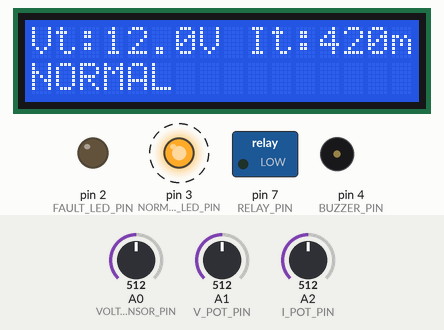
Recording of a sketch running on a simulated Arduino Uno, built with avr-gcc and run on an emulated ATmega328P. On the bench: 16×2 character LCD, switched loads named in the sketch (green lamp = pin HIGH), output pins drawn as LEDs (lit = HIGH), buzzer (waves = sounding, pin HIGH). Dashed ring = blinking. The test bench sets the inputs (shaded band); at power-on: A1 (V_POT_PIN) = 512, A2 (I_POT_PIN) = 512, A0 (VOLTAGE_SENSOR_PIN) = 512. What the sketch prints to the serial monitor is not drawn.

Above: at 1.2 s.
1.3 s: A1 (V_POT_PIN) set to 116
At 2.6 s:
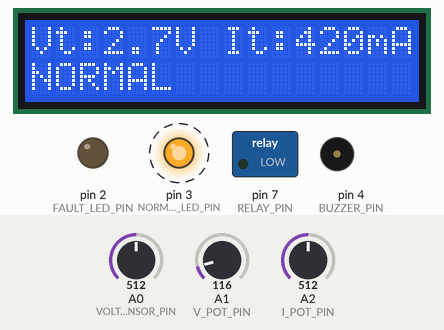
4.3 s: A1 (V_POT_PIN) set to 99
At 4.66 s:
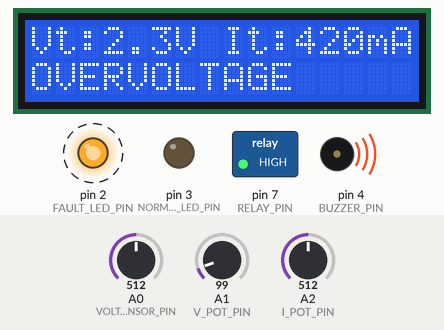
6.7 s: A2 (I_POT_PIN) set to 0
At 7.08 s:
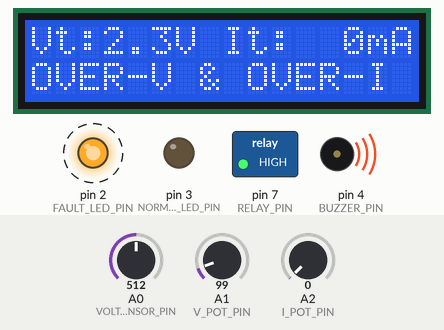
9.1 s: A0 (VOLTAGE_SENSOR_PIN) set to 493
10.6 s: A0 (VOLTAGE_SENSOR_PIN) set to 459
At 10.92 s:
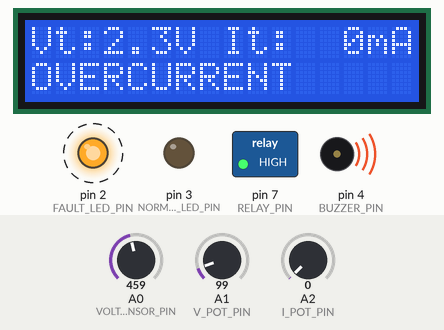
13.0 s: A1 (V_POT_PIN) set to 408
At 13.57 s:
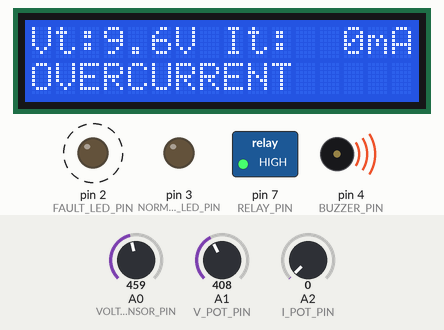
14.7 s: A1 (V_POT_PIN) set to 442
At 15.25 s:
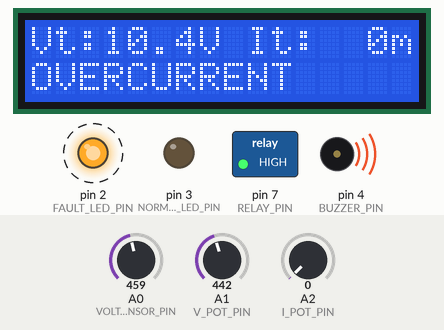
Timing chart, 0 to 18.1 s (numbered marks = the images above; inputs shaded):
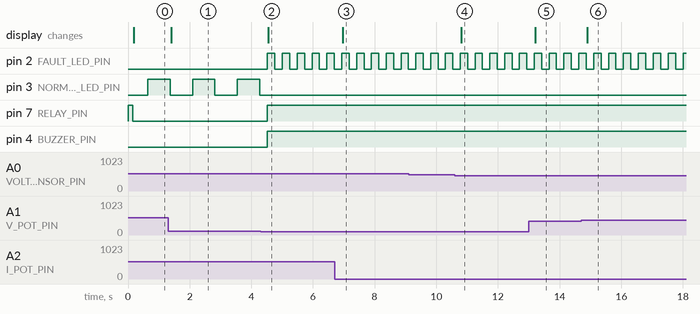

The sketch:

protection_circuit_src.ino
```cpp
#include <Wire.h>
#include <LiquidCrystal_I2C.h>

// LCD address to 0x20
LiquidCrystal_I2C lcd(0x20, 16, 2);

// Pin Definitions
const int VOLTAGE_SENSOR_PIN = A0;   // sensed voltage
const int V_POT_PIN          = A1;   // Voltage threshold potentiometer (0 - 2.5V)
const int I_POT_PIN          = A2;   // Current threshold potentiometer (0 - 2.5V)

const int RELAY_PIN          = 7;    // Relay cut-off output
const int FAULT_LED_PIN      = 2;    // Fault LED (RED)
const int NORMAL_LED_PIN     = 3;    // Normal LED (GREEN)
const int BUZZER_PIN         = 4;    // Buzzer pin

float threshold_voltage = 0.0;
float threshold_current = 0.0;

unsigned long previousMillis = 0;
bool ledState = LOW;

// Blink intervals
const long NORMAL_INTERVAL = 500; // Normal state
const long FAULT_INTERVAL  = 100; // Fault state

void setup() {
  // Output Pins
  pinMode(RELAY_PIN, OUTPUT);
  pinMode(FAULT_LED_PIN, OUTPUT);
  pinMode(NORMAL_LED_PIN, OUTPUT);
  pinMode(BUZZER_PIN, OUTPUT);

  // Input Pins
  pinMode(VOLTAGE_SENSOR_PIN, INPUT);
  pinMode(V_POT_PIN, INPUT);
  pinMode(I_POT_PIN, INPUT);

  // FORCE INITIAL LINE CUT-OFF ON BOOT
  digitalWrite(RELAY_PIN, HIGH);
  digitalWrite(FAULT_LED_PIN, LOW);
  digitalWrite(NORMAL_LED_PIN, LOW);
  digitalWrite(BUZZER_PIN, LOW);

  // Initialize LCD
  lcd.init();
  lcd.backlight();
  lcd.clear();

  Serial.begin(9600);
  Serial.println("System Initialized (Voltage & Current Protection Logic Active).");
}

void loop() {
  // Read A1 (0 - 2.5V expected) and scale to 0 - 12V threshold
  float vPotVoltage = analogRead(V_POT_PIN) * (5.00 / 1023.0);
  threshold_voltage = (vPotVoltage / 2.5) * 12.0;
  if (threshold_voltage > 12.0) threshold_voltage = 12.0;

  // Read A2 (0 - 2.5V expected) and scale to 0 - 420mA threshold
  float iPotVoltage = analogRead(I_POT_PIN) * (5.00 / 1023.0);
  threshold_current = (iPotVoltage / 2.5) * 420.0;
  if (threshold_current > 420.0) threshold_current = 420.0;

  // Read System Voltage
  float raw_voltage = analogRead(VOLTAGE_SENSOR_PIN);
  float voltage = raw_voltage * (5.00 / 1023.0);

  float current_mA = 0.0;

  Serial.print("Load Voltage: ");
  Serial.print(voltage, 2);
  Serial.print("V (Limit: ");
  Serial.print(threshold_voltage, 2);
  Serial.print("V) | Current Feed: ");
  Serial.print(current_mA, 1);
  Serial.print("mA (Limit: ");
  Serial.print(threshold_current, 1);
  Serial.println("mA)");

  // Check Fault Conditions
  bool voltageFault = (voltage >= threshold_voltage);
  bool currentFault = (current_mA >= threshold_current);
  bool isFault      = (voltageFault || currentFault);

  // LED blinking
  long currentInterval = isFault ? FAULT_INTERVAL : NORMAL_INTERVAL;
  unsigned long currentMillis = millis();
  if (currentMillis - previousMillis >= currentInterval) {
    previousMillis = currentMillis;
    ledState = !ledState;
  }

  // Relay, LED, and Buzzer Outputs
  if (isFault) {
    digitalWrite(RELAY_PIN, HIGH);          // Relay HIGH (Cut-off)
    digitalWrite(FAULT_LED_PIN, ledState);
    digitalWrite(NORMAL_LED_PIN, LOW);
    digitalWrite(BUZZER_PIN, HIGH);         // Buzzer HIGH during fault
  } else {
    digitalWrite(RELAY_PIN, LOW);           // Relay LOW
    digitalWrite(FAULT_LED_PIN, LOW);
    digitalWrite(NORMAL_LED_PIN, ledState);
    digitalWrite(BUZZER_PIN, LOW);          // Buzzer OFF during normal condition
  }

  // LCD Display
  lcd.setCursor(0, 0);
  lcd.print("Vt:");
  if (threshold_voltage < 10.0) lcd.print("");
  lcd.print(threshold_voltage, 1);
  lcd.print("V ");

  lcd.print("It:");
  if (threshold_current < 100.0) lcd.print(" ");
  if (threshold_current < 10.0) lcd.print(" ");
  lcd.print((int)threshold_current);
  lcd.print("mA");

  // Row 1: Print Status Condition
  lcd.setCursor(0, 1);
  if (voltageFault && currentFault) {
    lcd.print("OVER-V & OVER-I ");
  } else if (voltageFault) {
    lcd.print("OVERVOLTAGE     ");
  } else if (currentFault) {
    lcd.print("OVERCURRENT     ");
  } else {
    lcd.print("NORMAL          ");
  }

  delay(200);
}
```

Measured:
- the behaviour switches between 107 and 106 on A1 (V_POT_PIN) (found by bisection; images 1 and 2)
- the behaviour switches between 476 and 475 on A0 (VOLTAGE_SENSOR_PIN) (found by bisection; images 3 and 4)
- the behaviour switches between 424 and 425 on A1 (V_POT_PIN) (found by bisection; images 5 and 6)
- after the input at 1.3 s, the display: changes after 0.10 s (image 1)
- after the input at 4.3 s, pin 2 (FAULT_LED_PIN): alternates HIGH for 0.24 s and LOW for 0.24 s, starting after 0.22 s; pin 3 (NORMAL_LED_PIN): stays LOW (without the input it goes to HIGH after 0.70 s); pin 7 (RELAY_PIN), pin 4 (BUZZER_PIN): LOW → HIGH after 0.22 s; the display: changes after 0.25 s (image 2)
- after the input at 6.7 s, the display: changes after 0.27 s (image 3)
- after the input at 10.6 s, the display: changes after 0.21 s (image 4)
- after the input at 13.0 s, the display: changes after 0.21 s (image 5)
- after the input at 14.7 s, the display: changes after 0.19 s (image 6)
